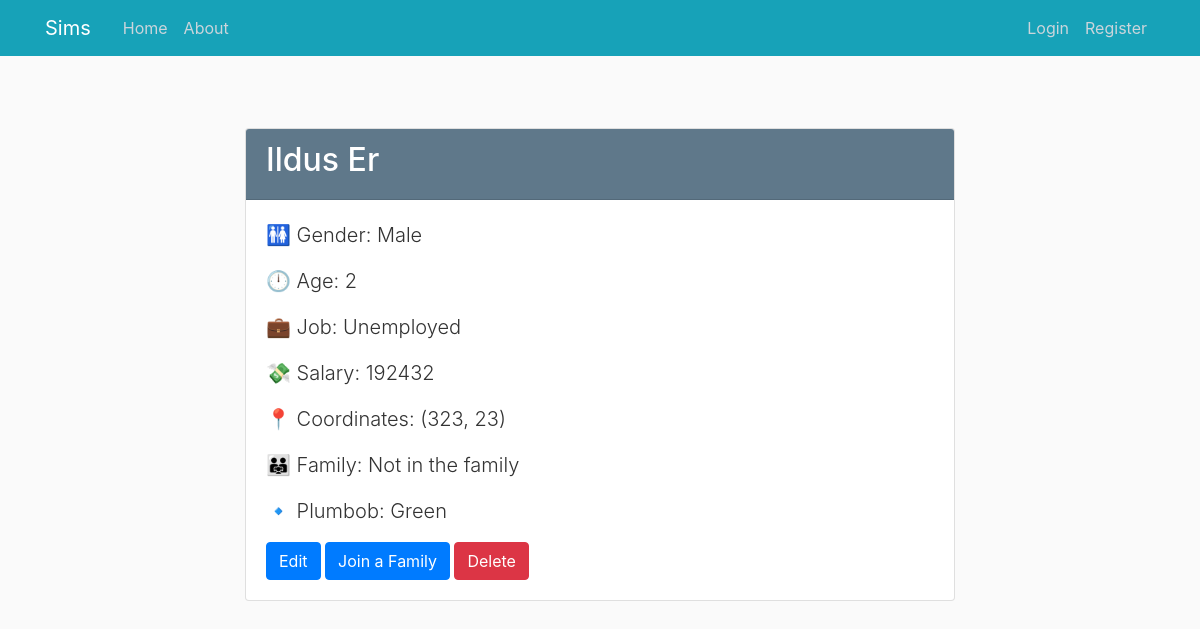
Page /human/1 on the committed database.
### sims/models.py (models this page shows, shortened)
class Human(db.Model):
    id = db.Column(db.Integer, primary_key=True)
    name = db.Column(db.String(100), nullable=False)
    surname = db.Column(db.String(100), nullable=False)
    gender = db.Column(db.Enum(Gender), nullable=False)
    age = db.Column(db.Integer, nullable=False)
    job = db.Column(db.Enum(Job), default=Job.UNEMPLOYED)
    salary = db.Column(db.Integer, default=0)
    x_coordinate = db.Column(db.Integer, nullable=False, default=0)
    y_coordinate = db.Column(db.Integer, nullable=False, default=0)
    family_id = db.Column(db.Integer, db.ForeignKey('family.id'))
    plumbob = db.Column(db.Enum(Plumbob), default=Plumbob.GREEN)

### sims/humans/routes.py (the view)
@humans.route("/human/<int:human_id>")
def human(human_id):
    human = Human.query.get_or_404(human_id)
    family = Family.query.get(human.family_id)
    return render_template('humans/human.html', human=human, family=family)

### sims/templates/humans/human.html (shortened to what this page needs)
{% extends "layout.html" %}
{% block content %}
    <div class="container mt-5">
        <div class="row justify-content-center">
            <div class="col-md-8">
                <div class="card">
                    <div class="card-header bg-steel text-white">
                        <h2 class="text-white">{{ human.name }} {{ human.surname }}</h2>
                    </div>
                    <div class="card-body">
                        <p class="lead">🚻 Gender: {{ human.gender.value }}</p>
                        <p class="lead">🕛 Age: {{ human.age }}</p>
                        <p class="lead">💼 Job: {{ human.job.value }}</p>
                        <p class="lead">💸 Salary: {{ human.salary }}</p>
                        <p class="lead">📍 Coordinates: ({{ human.x_coordinate }}, {{ human.y_coordinate }})</p>
                        {% if family %}
                            <p class="lead">👨‍👨‍👧 Family: {{ family.name }}</p>
                        {% else %}
                            <p class="lead">👨‍👨‍👧 Family: Not in the family</p>
                        {% endif %}
                        <p class="lead">🔹 Plumbob: {{ human.plumbob.value }}</p>
                        <div class="mt-3">
                            <a href="{{ url_for('humans.update_human', human_id=human.id) }}" class="btn btn-primary">Edit</a>
                            <a href="{{ url_for('families.families_human', human_id=human.id) }}"
                               class="btn btn-primary">Join a Family</a>
                            <button class="btn btn-danger" id="deleteBtn" data-toggle="modal"
                                    data-target="#deleteModal">Delete
                            </button>
                        </div>
                    </div>
                </div>
            </div>
        </div>
    </div>
{% endblock content %}

### sims/static/main.css (style rules this page uses)
body { background: #fafafa; color: #333333; margin-top: 5rem; }
h1, h2, h3, h4, h5, h6 { color: #444444; }
.bg-steel { background-color: #5f788a; }

### rows in the picture
Human: name "Ildus", surname "Er", gender.value "Male", age "2", job.value "Unemployed", salary "192432", x_coordinate "323", y_coordinate "23", plumbob.value "Green"
